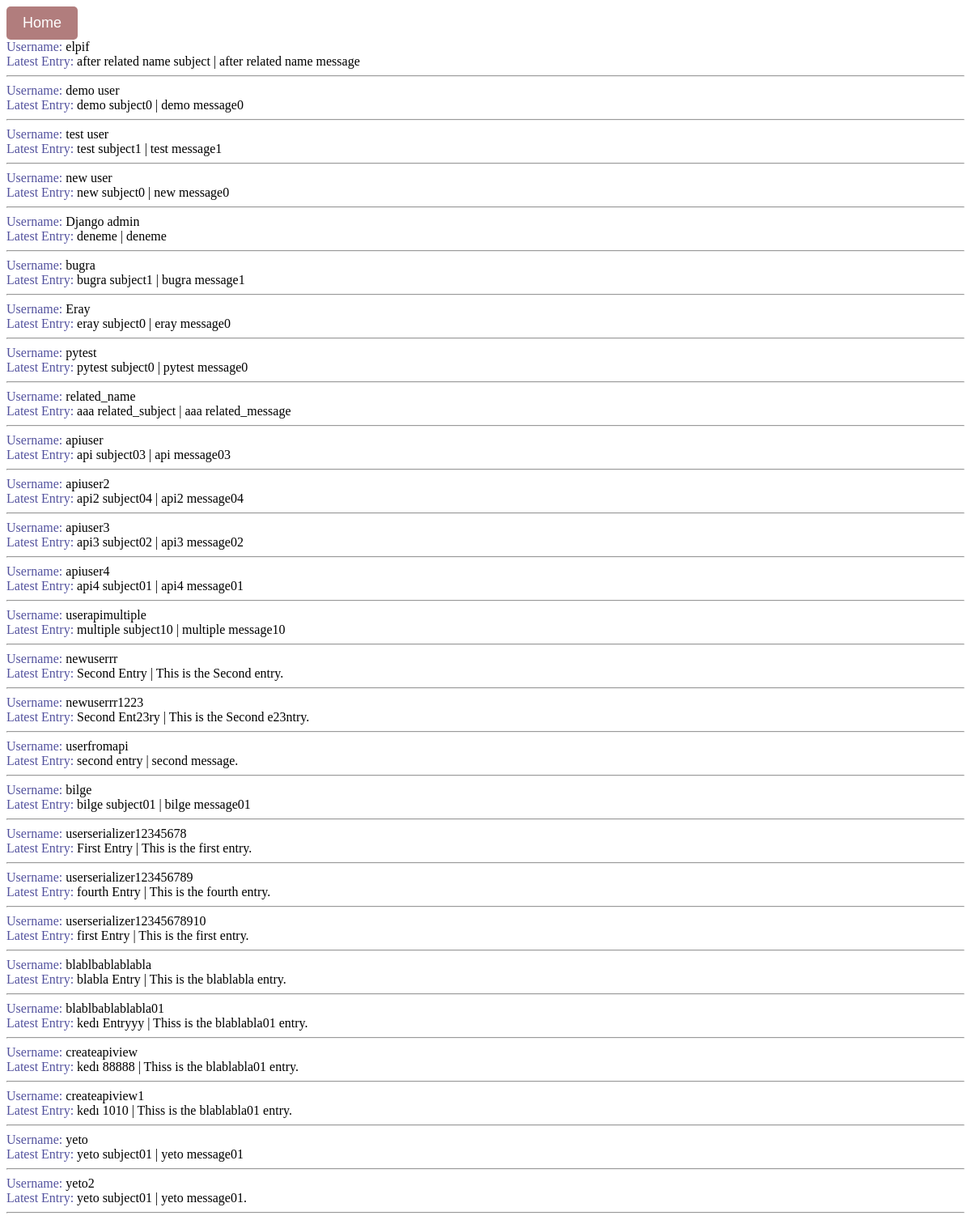
The page /users-list/ on the database its author committed.
### guests/models.py (models this page shows)
class Entry(models.Model):
    subject = models.CharField(max_length=255)
    message = models.TextField()
    created_entry = models.DateTimeField(auto_now_add=True)
    user = models.ForeignKey(
        User, on_delete=models.CASCADE, related_name="user_entries"
    )
    class Meta:
        ordering = ["-created_entry"]
        verbose_name = "Entry"
        verbose_name_plural = "Entries"

### guests/views.py (the view)
# urls.py: path("users-list/", views.users_list, name="users-list"),
def users_list(request):  # return all users' latest entry
    entries = (
        User.objects.prefetch_related("user_entries")  # join using prefetch_related
        .annotate(entry_date=Max("user_entries__created_entry"))
        .filter(user_entries__created_entry=F("entry_date"))
        .values("username", "user_entries__subject", "user_entries__message")
    )
    return render(
        request,
        "users_list.html",
        {"entries": entries},
    )

### guests/templates/users_list.html (shortened to what this page needs)
<button id="home" data-url="{% url 'home' %}">Home</button>
<div>
  {% for entries in entries %}
  <div><span style="color:rgb(83, 82, 158)">Username:</span> {{entries.username}}</div>
  <div><span style="color:rgb(83, 82, 158)">Latest Entry:</span> {{entries.user_entries__subject}} |
    {{entries.user_entries__message}}</div>
  <hr>
  {% endfor %}
</div>

### guests/templates/users_list.html (style rules this page uses)
#home { padding: 10px 20px; font-size: 18px; background-color: #b17d7d; color: white; border: none; border-radius: 5px; cursor: pointer; }

### rows shown on the page
Entry: username "elpif", user_entries__subject "after related name subject", user_entries__message "after related name message"
Entry: username "demo user", user_entries__subject "demo subject0", user_entries__message "demo message0"
Entry: username "test user", user_entries__subject "test subject1", user_entries__message "test message1"
Entry: username "new user", user_entries__subject "new subject0", user_entries__message "new message0"
Entry: username "Django admin", user_entries__subject "deneme", user_entries__message "deneme"
Entry: username "bugra", user_entries__subject "bugra subject1", user_entries__message "bugra message1"
Entry: username "Eray", user_entries__subject "eray subject0", user_entries__message "eray message0"
Entry: username "pytest", user_entries__subject "pytest subject0", user_entries__message "pytest message0"
Entry: username "related_name", user_entries__subject "aaa related_subject", user_entries__message "aaa related_message"
Entry: username "apiuser", user_entries__subject "api subject03", user_entries__message "api message03"
Entry: username "apiuser2", user_entries__subject "api2 subject04", user_entries__message "api2 message04"
Entry: username "apiuser3", user_entries__subject "api3 subject02", user_entries__message "api3 message02"
Entry: username "apiuser4", user_entries__subject "api4 subject01", user_entries__message "api4 message01"
Entry: username "userapimultiple", user_entries__subject "multiple subject10", user_entries__message "multiple message10"
Entry: username "newuserrr1223", user_entries__subject "Second Ent23ry", user_entries__message "This is the Second e23ntry."
Entry: username "userfromapi", user_entries__subject "second entry", user_entries__message "second message."
Entry: username "bilge", user_entries__subject "bilge subject01", user_entries__message "bilge message01"
Entry: username "userserializer123456789", user_entries__subject "fourth Entry", user_entries__message "This is the fourth entry."
Entry: username "blablbablablabla", user_entries__subject "blabla Entry", user_entries__message "This is the blablabla entry."
Entry: username "createapiview", user_entries__subject "kedı 88888", user_entries__message "Thiss is the blablabla01 entry."
Entry: username "createapiview1", user_entries__subject "kedı 1010", user_entries__message "Thiss is the blablabla01 entry."
Entry: username "yeto", user_entries__subject "yeto subject01", user_entries__message "yeto message01"
Entry: username "yeto2", user_entries__subject "yeto subject01", user_entries__message "yeto message01."

### other values the page prints
{{ entries.username }} "newuserrr" "userserializer12345678" "userserializer12345678910" "blablbablablabla01"
{{ entries.user_entries__subject }} "Second Entry" "First Entry" "first Entry" "kedı Entryyy"
{{ entries.user_entries__message }} "This is the Second entry." "This is the first entry." "This is the first entry." "Thiss is the blablabla01 entry."
